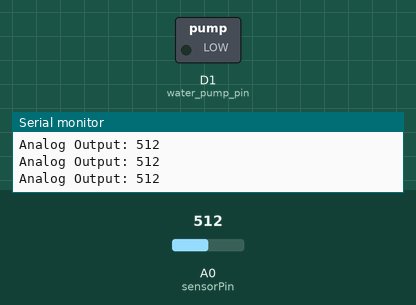
Recording of a sketch running on a simulated ESP8266 (NodeMCU). Parts: switched loads named in the sketch (green lamp = pin HIGH), the last lines printed to the serial monitor. The inputs (shaded band) are chosen by the test bench; at power-on: A0 (sensorPin) = 512. WiFi joins after 1.5 s; servers stay silent unless stated; pins used as bus, display or sensor lines are not drawn.

Above: at 2.7 s.
2.8 s: A0 (sensorPin) set to 738
4.3 s: A0 (sensorPin) set to 765
At 5.0 s:
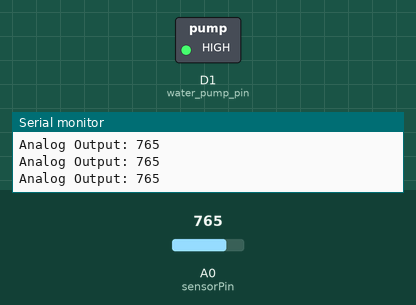
5.8 s: A0 (sensorPin) set to 716
At 7.0 s:
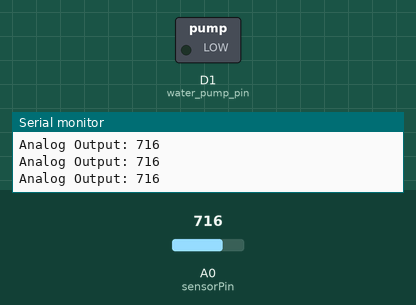
7.3 s: A0 (sensorPin) set to 900
At 8.6 s:
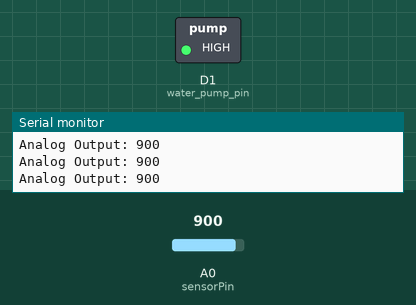
Timing chart, 0 to 9.8 s (numbered marks = the images above; inputs shaded):
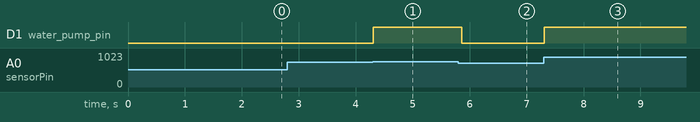

The sketch:

Smart_Gardening_apr05a.ino
```cpp
#include "arduino_secrets.h"
#include <ESP8266WiFi.h>;
#include <WiFiClient.h>;
#include "thingProperties.h"
#define soilWet 500
#define soilDry 750
const char* ssid = "Ayesha";
const char* password = "ayesha123456";
#define sensorPower D0
#define water_pump_pin D1

int sensorPin = A0;

void setup() {
  pinMode(sensorPower, OUTPUT);
  digitalWrite(sensorPower, LOW);
  Serial.begin(9600);
  delay(10);
  pinMode(D1, OUTPUT);
  initProperties();
  pinMode(water_pump_pin, OUTPUT);
  WiFi.begin(ssid, password);
  while (WiFi.status() != WL_CONNECTED) {
    delay(500);
    Serial.print(".");
  }
  Serial.println("");
  Serial.println("WiFi connected");
  Serial.println("IP address: ");
  Serial.println(WiFi.localIP());
  ArduinoCloud.begin(ArduinoIoTPreferredConnection);
  setDebugMessageLevel(2);
  ArduinoCloud.printDebugInfo();
}

void loop() {
  ArduinoCloud.update();
  onMannualModeChange();
  delay(100);
}

void onMannualModeChange() {
  if (mannual_Mode) {
    onWaterPumpChange();
  }
  else {
    automate();
  }
}

void onWaterPumpChange() {
  if (water_Pump) {
    digitalWrite(water_pump_pin, HIGH);
  }
  else {
    digitalWrite(water_pump_pin, LOW);
  }
}
void automate()
{
  int moisture = readSensor();
  Serial.print("Analog Output: ");
  Serial.println(moisture);
  moisture_Value = 100 * (1024 - moisture) / 1024;

  if (moisture < soilWet) {
    //Serial.println("Status: Soil is too wet-Stop the Watering");
    digitalWrite(D1, LOW);
  } else if (moisture >= soilWet && moisture < soilDry) {
    //Serial.println("Status: Soil moisture is perfect");
    digitalWrite(D1, LOW);
  } else {
    //Serial.println("Status: Soil is too dry - time to water!");
    digitalWrite(D1, HIGH);
  }
  Serial.println();
}
int readSensor() {
  digitalWrite(sensorPower, HIGH);
  delay(10);
  int val = analogRead(sensorPin);
  digitalWrite(sensorPower, LOW);
  return val;
}
void onMoistureValueChange()  {
}
```

arduino_secrets.h
```cpp
#define SECRET_SSID ""
#define SECRET_OPTIONAL_PASS ""
#define SECRET_DEVICE_KEY ""
```

thingProperties.h
```cpp
// Code generated by Arduino IoT Cloud, DO NOT EDIT.

#include <ArduinoIoTCloud.h>
#include <Arduino_ConnectionHandler.h>

const char DEVICE_LOGIN_NAME[]  = "5a96da87-d308-4e62-93f1-7ffd3ecef004";

const char SSID[]               = SECRET_SSID;    // Network SSID (name)
const char PASS[]               = SECRET_OPTIONAL_PASS;    // Network password (use for WPA, or use as key for WEP)
const char DEVICE_KEY[]  = SECRET_DEVICE_KEY;    // Secret device password

void onMoistureValueChange();
void onMannualModeChange();
void onWaterPumpChange();

int moisture_Value;
bool mannual_Mode;
bool water_Pump;

void initProperties(){

  ArduinoCloud.setBoardId(DEVICE_LOGIN_NAME);
  ArduinoCloud.setSecretDeviceKey(DEVICE_KEY);
  ArduinoCloud.addProperty(moisture_Value, READWRITE, ON_CHANGE, onMoistureValueChange);
  ArduinoCloud.addProperty(mannual_Mode, READWRITE, ON_CHANGE, onMannualModeChange);
  ArduinoCloud.addProperty(water_Pump, READWRITE, ON_CHANGE, onWaterPumpChange);

}

WiFiConnectionHandler ArduinoIoTPreferredConnection(SSID, PASS);
```

Measured:
- the behaviour switches between 749 and 750 on A0 (sensorPin) (found by bisection; images 0 and 1)
- after the input at 4.3 s, D1 (water_pump_pin): LOW → HIGH at once
- after the input at 5.8 s, D1 (water_pump_pin): HIGH → LOW after 0.06 s
- after the input at 7.3 s, D1 (water_pump_pin): LOW → HIGH at once
